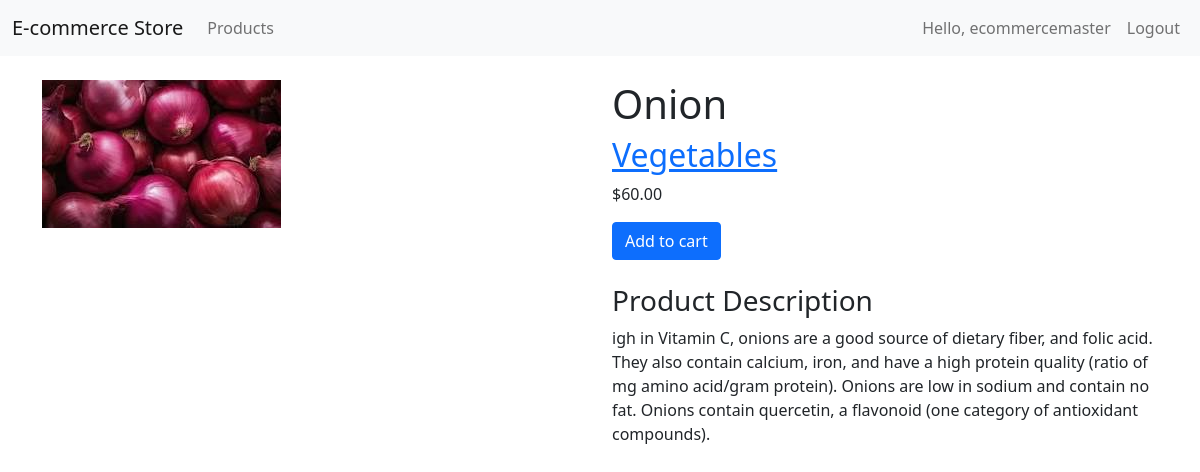
Screenshot of /product/2/onion/ (signed in) with the database file from the repository.
### store/models.py (models this page shows, shortened)
class CustomUser(AbstractUser):
    phone = models.CharField(max_length=15, blank=True)

class Product(models.Model):
    category = models.ForeignKey(Category, related_name='products', on_delete=models.CASCADE)
    name = models.CharField(max_length=200, db_index=True)
    slug = models.SlugField(max_length=200, db_index=True)
    image = models.ImageField(upload_to='products/%Y/%m/%d', blank=True)
    description = models.TextField(blank=True)
    price = models.DecimalField(max_digits=10, decimal_places=2)
    available = models.BooleanField(default=True)
    created = models.DateTimeField(auto_now_add=True)
    updated = models.DateTimeField(auto_now=True)
    class Meta:
        ordering = ('name',)
        index_together = (('id', 'slug'),)

class Category(models.Model):
    name = models.CharField(max_length=200, db_index=True)
    slug = models.SlugField(max_length=200, unique=True)
    class Meta:
        ordering = ('name',)
        verbose_name = 'category'
        verbose_name_plural = 'categories'
    def __str__(self):
        return self.name
    def get_absolute_url(self):
        return reverse('store:product_list_by_category', args=[self.slug])

### store/views.py (the view)
# urls.py: path('product/<int:id>/<slug:slug>/', views.product_detail, name='product_detail'),
def product_detail(request, id, slug):
    product = get_object_or_404(Product, id=id, slug=slug, available=True)
    cart_product_form = CartAddProductForm()
    return render(request,
                  'store/product/detail.html',
                  {'product': product,
                   'cart_product_form': cart_product_form})

### store/forms.py
class CartAddProductForm(forms.Form):
    quantity = forms.TypedChoiceField(choices=PRODUCT_QUANTITY_CHOICES, coerce=int)
    override = forms.BooleanField(required=False, initial=False, widget=forms.HiddenInput)

### templates/store/product/detail.html (shortened to what this page needs)
{% extends "base.html" %}
{% load static %}
{% block content %}
  <div class="row">
    <div class="col-lg-6">
      <img class="img-fluid" src="{% if product.image %}{{ product.image.url }}{% else %}{% static "img/no_image.png" %}{% endif %}" alt="{{ product.name }}">
    </div>
    <div class="col-lg-6">
      <h1>{{ product.name }}</h1>
      <h2><a href="{{ product.category.get_absolute_url }}">{{ product.category }}</a></h2>
      <p class="price">${{ product.price }}</p>
      <form action="{% url "store:cart_add" product.id %}" method="post">
        <input type="submit" value="Add to cart" class="btn btn-primary">
      </form>
      <div class="mt-4">
        <h3>Product Description</h3>
        {{ product.description|linebreaks }}
      </div>
    </div>
  </div>
{% endblock %}

### templates/base.html (shortened to what this page needs)
<!DOCTYPE html>
<html lang="en">
<head>
    <link href="https://cdn.jsdelivr.net/npm/bootstrap@5.1.3/dist/css/bootstrap.min.css" rel="stylesheet">
</head>
<body>
    <nav class="navbar navbar-expand-lg navbar-light bg-light">
        <div class="container-fluid">
            <a class="navbar-brand" href="{% url 'store:home' %}">E-commerce Store</a>
            <div class="collapse navbar-collapse" id="navbarNav">
                <ul class="navbar-nav me-auto">
                    <li class="nav-item">
                        <a class="nav-link" href="{% url 'store:product_list' %}">Products</a>
                    </li>
                </ul>
                <ul class="navbar-nav">
                    {% if user.is_authenticated %}
                        <li class="nav-item">
                            <span class="nav-link">Hello, {{ user.username }}</span>
                        </li>
                        <li class="nav-item">
                            <a class="nav-link" href="{% url 'store:logout' %}">Logout</a>
                        </li>
                    {% endif %}
                </ul>
            </div>
        </div>
    </nav>
    <div class="container mt-4">
        {% block content %}
        {% endblock %}
    </div>
</body>
</html>

### rows the page displays
CustomUser: username "ecommercemaster"
Product: image (picture), name "Onion", category "Vegetables", price "60.00", description "igh in Vitamin C, onions are a good source of dietary fiber, and folic acid. They also contain calcium, iron, and have a high protein quality (ratio of mg amino acid/gram protein). Onions are low in sodium and contain no fat. Onions contain quercetin, a flavonoid (one category of antioxidant compounds)."
